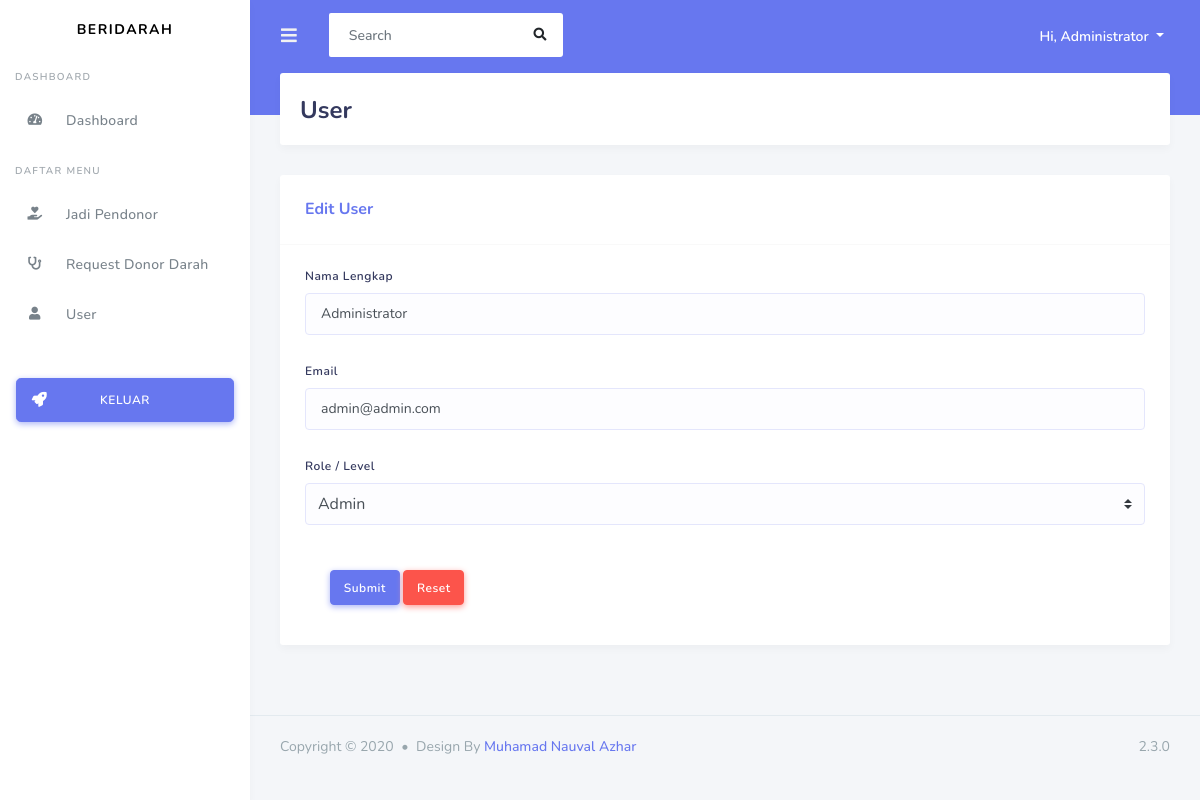
The page /dashboard/user/edit_user.php?id=1 (signed in) on the database its author committed.
### tables this page shows
CREATE TABLE `user` (
  `id_user` int(11) NOT NULL,
  `name` varchar(255) NOT NULL,
  `email` varchar(255) NOT NULL,
  `password` varchar(255) NOT NULL,
  `level` varchar(15) NOT NULL,
  `created_date` datetime NOT NULL DEFAULT CURRENT_TIMESTAMP,
  `updated_date` datetime DEFAULT NULL
);

### dashboard/user/edit_user.php (the view, shortened to what this page needs)
<?php
include_once('../../config/database.php');
?>
<!DOCTYPE html>
<html lang="en">
<head>
    <link rel="stylesheet" href="https://stackpath.bootstrapcdn.com/bootstrap/4.3.1/css/bootstrap.min.css">
    <link rel="stylesheet" href="https://use.fontawesome.com/releases/v5.7.2/css/all.css">
    <link rel="stylesheet" href="../../assets/css/style.css">
    <link rel="stylesheet" href="../../assets/css/components.css">
</head>
<body>
    <div id="app">
        <div class="main-wrapper">
            <div class="navbar-bg"></div>
            <?php require('../topbar.php'); ?>
            <?php require('../sidebar.php'); ?>
            <div class="main-content">
                <section class="section">
                    <div class="section-header">
                        <h1>User</h1>
                    </div>
                    <div class="section-body">
                        <form class="card" action="" method="POST">
                            <div class="card-header">
                                <h4>Edit User</h4>
                            </div>
                            <?php
                            $id = $_GET['id'];
                            $datas = $conn->query("SELECT * FROM user WHERE id_user = '$id'");
                            $user_data = mysqli_fetch_object($datas);
                            ?>
                            <div class="card-body">
                                <div class="form-group">
                                    <label for="name">Nama Lengkap</label>
                                    <input type="text" class="form-control" id="name" name="fullname" required value="<?= $user_data->name ?>">
                                </div>
                                <div class="form-group">
                                    <label for="emailUser">Email</label>
                                    <input type="email" class="form-control" id="emailUser" name="email" required value="<?= $user_data->email ?>">
                                </div>
                                <div class="form-group">
                                    <label for="roleUser">Role / Level</label>
                                    <select class="custom-select" name="role" id="roleUser" required>
                                        <option <?= ($user_data->level == 'admin') ? 'selected' : '' ?> value="admin">Admin</option>
                                    </select>
                                </div>
                                <div class="card-footer">
                                    <button class="btn btn-primary" name="edit_user">Submit</button>
                                    <button class="btn btn-danger" type="reset">Reset</button>
                                </div>
                        </form>
                    </div>
                </section>
            </div>
            <?php require('../footer.php'); ?>
        </div>
    </div>
</body>
</html>

### rows shown on the page
user: fullname "Administrator", email "admin@admin.com", role "Admin"

### other values the page prints
$_SESSION['user']->name "Administrator"
